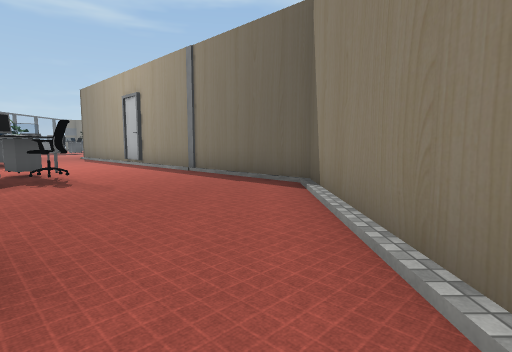
[1] (above)

24 first-person views from a walk through a 3-D level made in the Unity game engine. The camera is 1.4 m above the floor, tilts 6° down and sees 80° across. Doors are open. The floor is counted in squares, 2 m on a side. Each view is taken from the middle of a square. On the plan, view 1 faces up. The plan holds only what a view shows up to about 10 squares ahead; the rest is blank. The place goes on beyond the plan. The player character is not drawn. Some surface patterns are stand-ins.

[2]
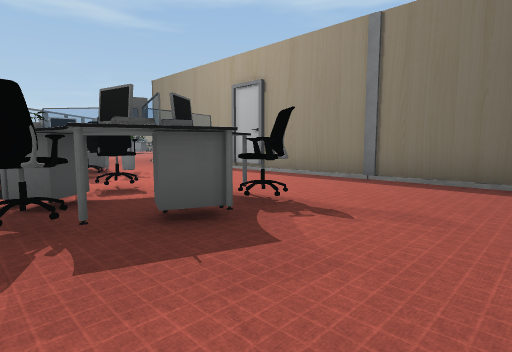

[3]
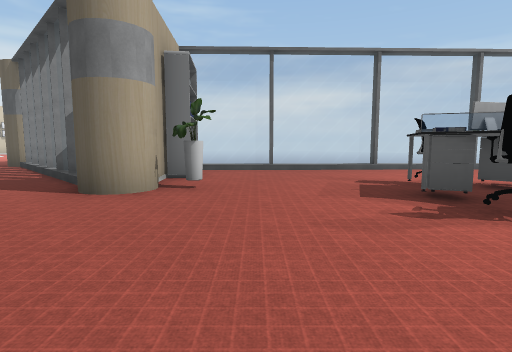

[4]
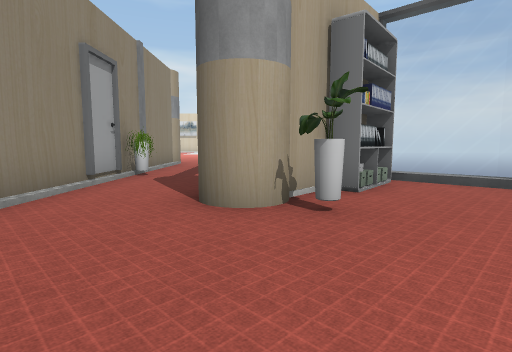

[5]
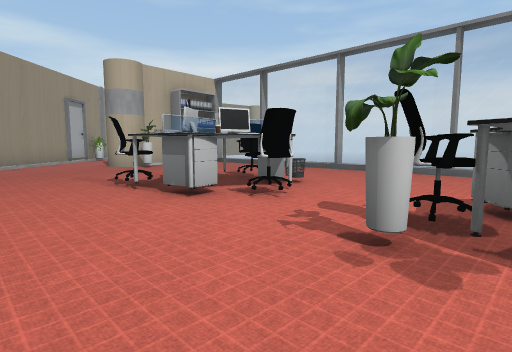

[6]
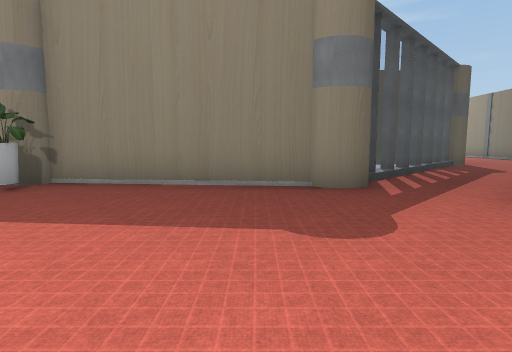

[7]
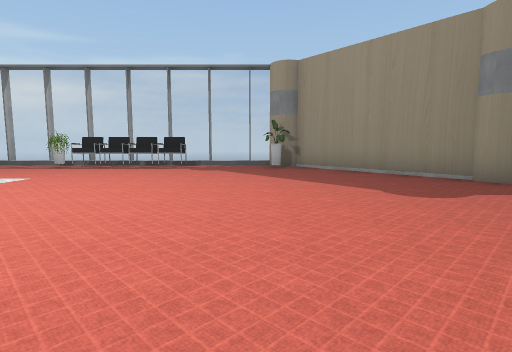

[8]
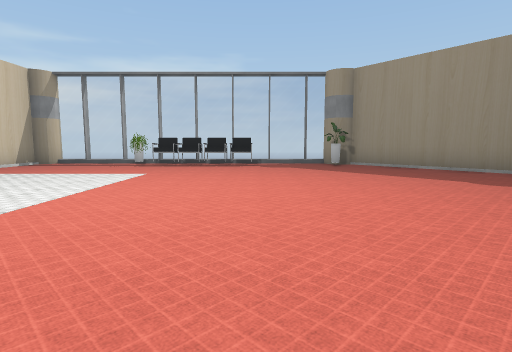

[9]
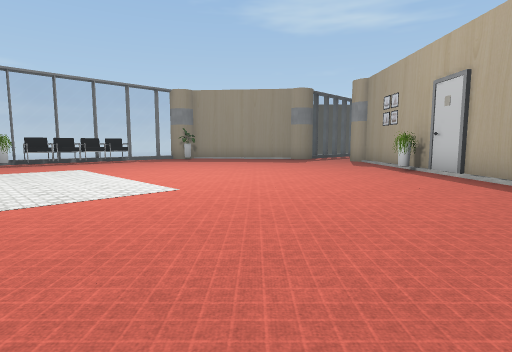

[10]
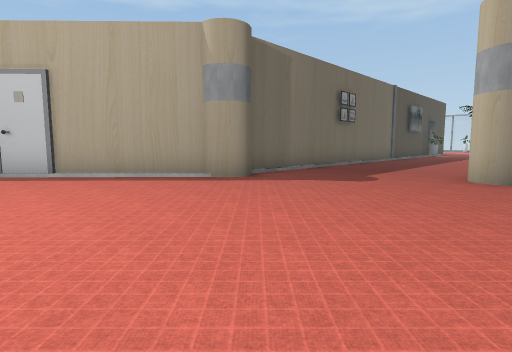

[11]
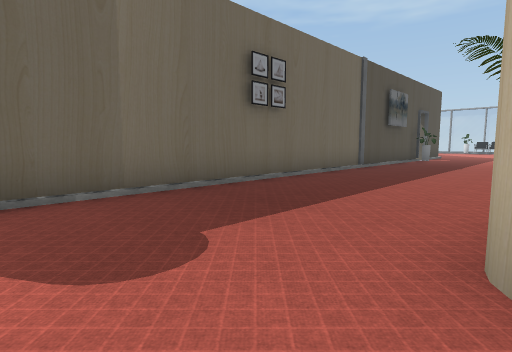

[12]
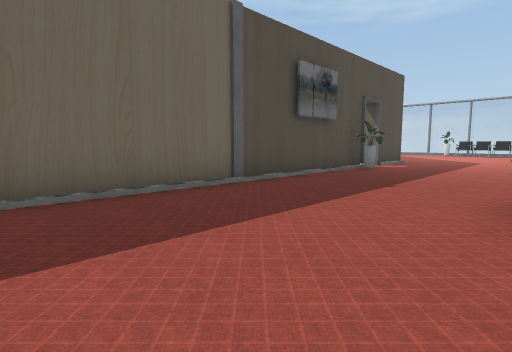

[13]
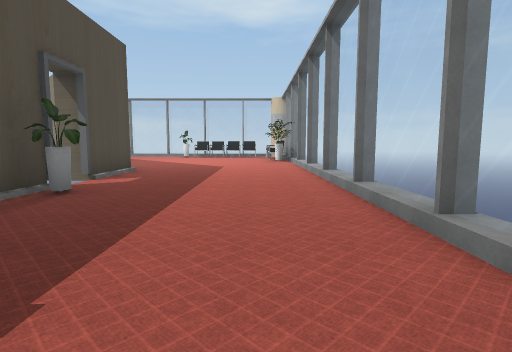

[14]
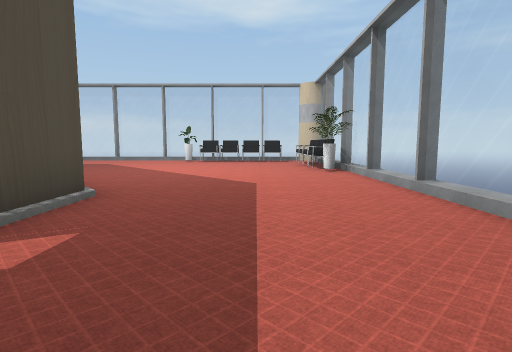

[15]
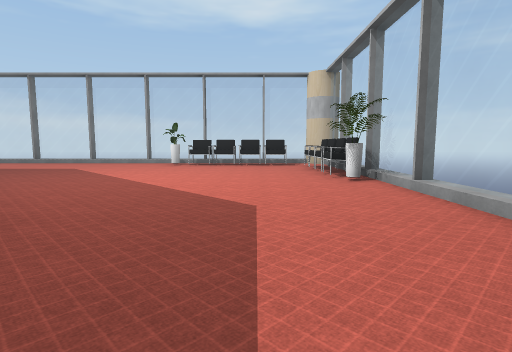

[16]
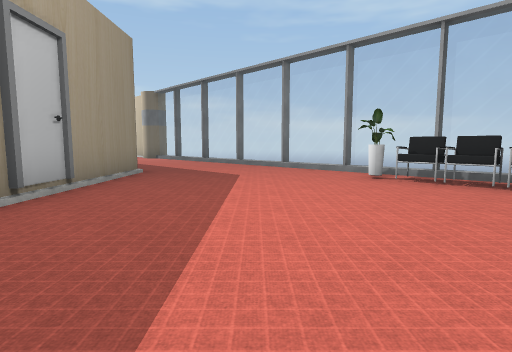

[17]
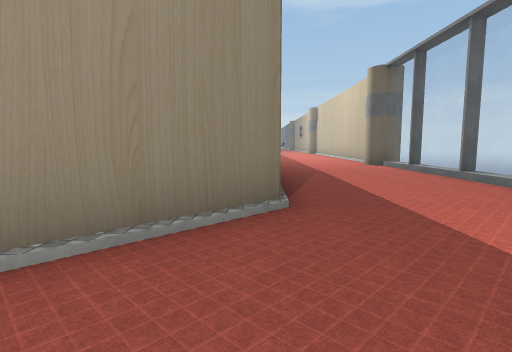

[18]
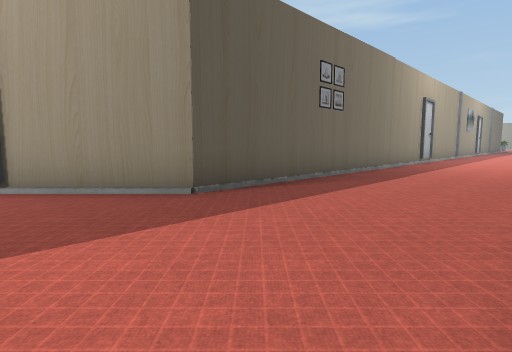

[19]
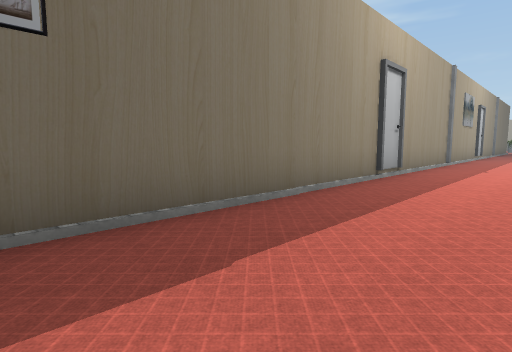

[20]
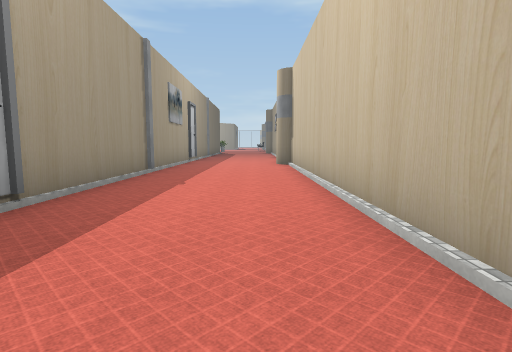

[21]
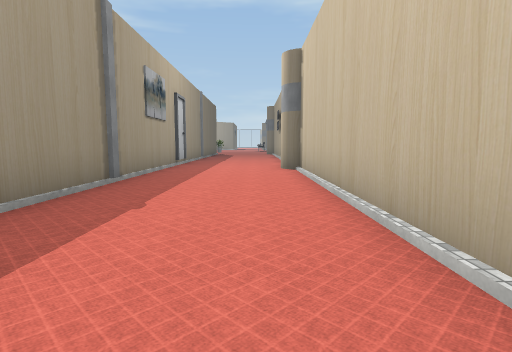

[22]
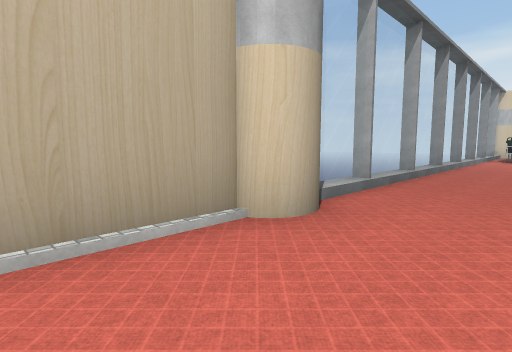

[23]
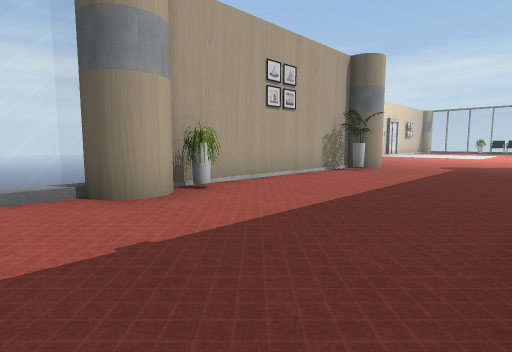

[24]
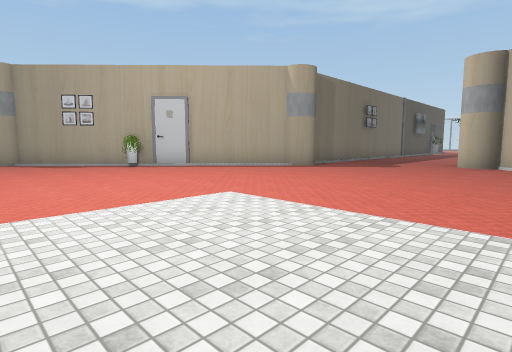

### Floor plan
Key: @ floor where view 1 was taken; # wall or solid block; . floor; / step, stairs or slope; D open door; = window, fence, low wall or low ledge; v drop or lower ground; P plant; C column; O other object.
Columns run from 8 left of view 1 to 36 right of it. Each row starts with its distance up from view 1.
 11 ....#                                  #...C
 10 O....#                                 #.../#
  9 OP....#                                #.../#
  8 O.....C#                               C.../#
  7 ..OO....#                              #.../#
  6 ..OOO....#                             #.../#
  5 .OOOO....#                             #.../#
  4 ...O.....#                             #.../#
  3 .........#                             #.../#
  2 =....P...#                             #.../#
  1  =....C..#                             #.../#
  0   =.O#=.@#                             #...C
 -1    =# =..#                             #...C
 -2       =..#                             #....=
 -3       =..C                             #...=
 -4       =..#                             #....
 -5       =..##                            #...=
 -6       C..C#                            #....=
 -7      ##...##                           #...=
 -8     #......##                         ##....=
 -9   C#........##                       ##....=
-10  CCP.........##                     ##......=
-11   =............#                     ......=
-12   =.............############### v##.......P.=
-13   #O............C#////////C...PDD.........O.=
-14    O......................................O=
-15   =O......................................O
-16    O......................................O
-17    P...............CP....PC...........POOOO
-18   =................########===== =======
-19   =.... .......

Where each view was taken, in squares from view 1:
view 1: 0 up, 0 right, facing up
view 2: 2 up, 4 left, facing up
view 3: 6 up, 0 right, facing down-left
view 4: 5 up, 2 left, facing down
view 5: 11 up, 6 left, facing down
view 6: 11 down, 1 right, facing up-left
view 7: 11 down, 4 right, facing left
view 8: 13 down, 5 right, facing left
view 9: 18 down, 7 right, facing up-left
view 10: 18 down, 4 right, facing up-right
view 11: 17 down, 9 right, facing up-right
view 12: 17 down, 14 right, facing up-right
view 13: 16 down, 18 right, facing right
view 14: 15 down, 22 right, facing right
view 15: 15 down, 24 right, facing right
view 16: 15 down, 28 right, facing up-right
view 17: 11 down, 31 right, facing up
view 18: 10 down, 35 right, facing up-left
view 19: 4 down, 34 right, facing up-left
view 20: 0 up, 34 right, facing up
view 21: 2 up, 34 right, facing up
view 22: 2 up, 33 right, facing down-right
view 23: 13 down, 20 right, facing down-left
view 24: 19 down, 0 right, facing up-right
